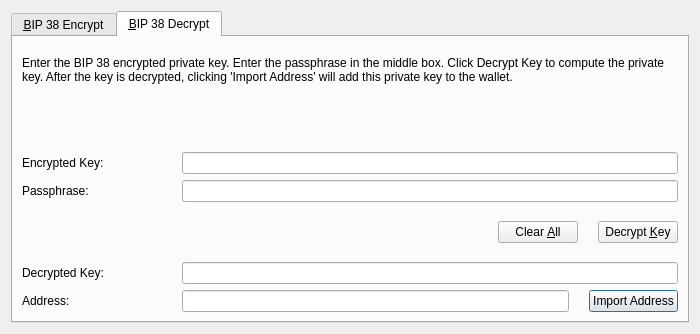
<?xml version="1.0" encoding="UTF-8"?>
<ui version="4.0">
 <class>Bip38ToolDialog</class>
 <widget class="QDialog" name="Bip38ToolDialog">
  <property name="geometry">
   <rect>
    <x>0</x>
    <y>0</y>
    <width>700</width>
    <height>334</height>
   </rect>
  </property>
  <property name="windowTitle">
   <string>BIP 38 Tool</string>
  </property>
  <property name="sizeGripEnabled">
   <bool>false</bool>
  </property>
  <property name="modal">
   <bool>true</bool>
  </property>
  <layout class="QVBoxLayout" name="verticalLayout">
   <item>
    <widget class="QTabWidget" name="tabWidget">
     <property name="minimumSize">
      <size>
       <width>150</width>
       <height>0</height>
      </size>
     </property>
     <property name="tabPosition">
      <enum>QTabWidget::North</enum>
     </property>
     <property name="tabShape">
      <enum>QTabWidget::Rounded</enum>
     </property>
     <property name="currentIndex">
      <number>1</number>
     </property>
     <widget class="QWidget" name="tabBip38Encrypt">
      <attribute name="title">
       <string>&amp;BIP 38 Encrypt</string>
      </attribute>
      <layout class="QVBoxLayout" name="verticalLayout_SM">
       <item>
        <spacer name="verticalSpacer_4">
         <property name="orientation">
          <enum>Qt::Vertical</enum>
         </property>
         <property name="sizeType">
          <enum>QSizePolicy::Fixed</enum>
         </property>
         <property name="sizeHint" stdset="0">
          <size>
           <width>20</width>
           <height>10</height>
          </size>
         </property>
        </spacer>
       </item>
       <item>
        <widget class="QLabel" name="infoLabel_ENC">
         <property name="text">
          <string>Enter a Worm Address that you would like to encrypt using BIP 38. Enter a passphrase in the middle box. Press encrypt to compute the encrypted private key.</string>
         </property>
         <property name="textFormat">
          <enum>Qt::PlainText</enum>
         </property>
         <property name="wordWrap">
          <bool>true</bool>
         </property>
        </widget>
       </item>
       <item>
        <spacer name="verticalSpacer">
         <property name="orientation">
          <enum>Qt::Vertical</enum>
         </property>
         <property name="sizeHint" stdset="0">
          <size>
           <width>20</width>
           <height>40</height>
          </size>
         </property>
        </spacer>
       </item>
       <item>
        <layout class="QHBoxLayout" name="horizontalLayout_1_ENC">
         <property name="spacing">
          <number>10</number>
         </property>
         <item>
          <widget class="QLabel" name="label_5">
           <property name="minimumSize">
            <size>
             <width>150</width>
             <height>0</height>
            </size>
           </property>
           <property name="text">
            <string>Address:</string>
           </property>
          </widget>
         </item>
         <item>
          <widget class="QValidatedLineEdit" name="addressIn_ENC">
           <property name="toolTip">
            <string>The WORM address to sign the message with</string>
           </property>
          </widget>
         </item>
         <item>
          <widget class="QToolButton" name="addressBookButton_ENC">
           <property name="toolTip">
            <string>Choose previously used address</string>
           </property>
           <property name="text">
            <string/>
           </property>
           <property name="icon">
            <iconset resource="../worm.qrc">
             <normaloff>:/icons/address-book</normaloff>:/icons/address-book</iconset>
           </property>
           <property name="shortcut">
            <string>Alt+A</string>
           </property>
          </widget>
         </item>
         <item>
          <widget class="QToolButton" name="pasteButton_ENC">
           <property name="toolTip">
            <string>Paste address from clipboard</string>
           </property>
           <property name="text">
            <string/>
           </property>
           <property name="icon">
            <iconset resource="../worm.qrc">
             <normaloff>:/icons/editpaste</normaloff>:/icons/editpaste</iconset>
           </property>
           <property name="shortcut">
            <string>Alt+P</string>
           </property>
          </widget>
         </item>
        </layout>
       </item>
       <item>
        <layout class="QHBoxLayout" name="horizontalLayout_5">
         <property name="spacing">
          <number>10</number>
         </property>
         <item>
          <widget class="QLabel" name="label_6">
           <property name="minimumSize">
            <size>
             <width>150</width>
             <height>0</height>
            </size>
           </property>
           <property name="text">
            <string>Passphrase: </string>
           </property>
          </widget>
         </item>
         <item>
          <widget class="QLineEdit" name="passphraseIn_ENC">
           <property name="echoMode">
            <enum>QLineEdit::Password</enum>
           </property>
          </widget>
         </item>
        </layout>
       </item>
       <item>
        <layout class="QHBoxLayout" name="horizontalLayout_2_ENC">
         <property name="spacing">
          <number>10</number>
         </property>
         <item>
          <widget class="QLabel" name="encryptedKeyLabel_ENC">
           <property name="minimumSize">
            <size>
             <width>150</width>
             <height>0</height>
            </size>
           </property>
           <property name="text">
            <string>Encrypted Key:</string>
           </property>
           <property name="textFormat">
            <enum>Qt::PlainText</enum>
           </property>
          </widget>
         </item>
         <item>
          <widget class="QLineEdit" name="encryptedKeyOut_ENC">
           <property name="font">
            <font>
             <italic>true</italic>
            </font>
           </property>
           <property name="readOnly">
            <bool>true</bool>
           </property>
          </widget>
         </item>
         <item>
          <widget class="QToolButton" name="copyKeyButton_ENC">
           <property name="toolTip">
            <string>Copy the current signature to the system clipboard</string>
           </property>
           <property name="text">
            <string/>
           </property>
           <property name="icon">
            <iconset resource="../worm.qrc">
             <normaloff>:/icons/editcopy</normaloff>:/icons/editcopy</iconset>
           </property>
          </widget>
         </item>
        </layout>
       </item>
       <item>
        <layout class="QHBoxLayout" name="horizontalLayout_3_ENC">
         <property name="spacing">
          <number>20</number>
         </property>
         <item>
          <spacer name="horizontalSpacer_1_ENC">
           <property name="orientation">
            <enum>Qt::Horizontal</enum>
           </property>
           <property name="sizeHint" stdset="0">
            <size>
             <width>40</width>
             <height>48</height>
            </size>
           </property>
          </spacer>
         </item>
         <item>
          <widget class="QLabel" name="statusLabel_ENC">
           <property name="font">
            <font>
             <weight>75</weight>
             <bold>true</bold>
            </font>
           </property>
           <property name="text">
            <string/>
           </property>
           <property name="wordWrap">
            <bool>true</bool>
           </property>
          </widget>
         </item>
         <item>
          <spacer name="horizontalSpacer_2_ENC">
           <property name="orientation">
            <enum>Qt::Horizontal</enum>
           </property>
           <property name="sizeHint" stdset="0">
            <size>
             <width>40</width>
             <height>48</height>
            </size>
           </property>
          </spacer>
         </item>
         <item>
          <widget class="QPushButton" name="clearButton_ENC">
           <property name="toolTip">
            <string>Reset all sign message fields</string>
           </property>
           <property name="text">
            <string>Clear &amp;All</string>
           </property>
           <property name="icon">
            <iconset resource="../worm.qrc">
             <normaloff>:/icons/remove</normaloff>:/icons/remove</iconset>
           </property>
           <property name="autoDefault">
            <bool>false</bool>
           </property>
          </widget>
         </item>
         <item>
          <widget class="QPushButton" name="encryptKeyButton_ENC">
           <property name="toolTip">
            <string>Sign the message to prove you own this WORM address</string>
           </property>
           <property name="text">
            <string>Encrypt &amp;Key</string>
           </property>
           <property name="icon">
            <iconset resource="../worm.qrc">
             <normaloff>:/icons/edit</normaloff>:/icons/edit</iconset>
           </property>
           <property name="autoDefault">
            <bool>false</bool>
           </property>
          </widget>
         </item>
        </layout>
       </item>
      </layout>
     </widget>
     <widget class="QWidget" name="tabBip38Decrypt">
      <attribute name="title">
       <string>&amp;BIP 38 Decrypt</string>
      </attribute>
      <layout class="QVBoxLayout" name="verticalLayout_VM">
       <item>
        <spacer name="verticalSpacer_3">
         <property name="orientation">
          <enum>Qt::Vertical</enum>
         </property>
         <property name="sizeType">
          <enum>QSizePolicy::Fixed</enum>
         </property>
         <property name="sizeHint" stdset="0">
          <size>
           <width>20</width>
           <height>10</height>
          </size>
         </property>
        </spacer>
       </item>
       <item>
        <widget class="QLabel" name="infoLabel_DEC">
         <property name="text">
          <string>Enter the BIP 38 encrypted private key. Enter the passphrase in the middle box. Click Decrypt Key to compute the private key. After the key is decrypted, clicking 'Import Address' will add this private key to the wallet.</string>
         </property>
         <property name="textFormat">
          <enum>Qt::PlainText</enum>
         </property>
         <property name="alignment">
          <set>Qt::AlignLeading|Qt::AlignLeft|Qt::AlignTop</set>
         </property>
         <property name="wordWrap">
          <bool>true</bool>
         </property>
        </widget>
       </item>
       <item>
        <spacer name="verticalSpacer_2">
         <property name="orientation">
          <enum>Qt::Vertical</enum>
         </property>
         <property name="sizeHint" stdset="0">
          <size>
           <width>20</width>
           <height>40</height>
          </size>
         </property>
        </spacer>
       </item>
       <item>
        <layout class="QHBoxLayout" name="horizontalLayout_3">
         <property name="spacing">
          <number>10</number>
         </property>
         <item>
          <widget class="QLabel" name="label_2">
           <property name="minimumSize">
            <size>
             <width>150</width>
             <height>0</height>
            </size>
           </property>
           <property name="text">
            <string>Encrypted Key:</string>
           </property>
          </widget>
         </item>
         <item>
          <widget class="QValidatedLineEdit" name="encryptedKeyIn_DEC">
           <property name="toolTip">
            <string>The WORM address the message was signed with</string>
           </property>
          </widget>
         </item>
        </layout>
       </item>
       <item>
        <layout class="QHBoxLayout" name="horizontalLayout">
         <property name="spacing">
          <number>10</number>
         </property>
         <item>
          <widget class="QLabel" name="label">
           <property name="minimumSize">
            <size>
             <width>150</width>
             <height>0</height>
            </size>
           </property>
           <property name="text">
            <string>Passphrase: </string>
           </property>
          </widget>
         </item>
         <item>
          <widget class="QLineEdit" name="passphraseIn_DEC">
           <property name="echoMode">
            <enum>QLineEdit::Password</enum>
           </property>
          </widget>
         </item>
        </layout>
       </item>
       <item>
        <layout class="QHBoxLayout" name="horizontalLayout_2_DEC">
         <property name="spacing">
          <number>20</number>
         </property>
         <item>
          <spacer name="horizontalSpacer_1_DEC">
           <property name="orientation">
            <enum>Qt::Horizontal</enum>
           </property>
           <property name="sizeHint" stdset="0">
            <size>
             <width>40</width>
             <height>48</height>
            </size>
           </property>
          </spacer>
         </item>
         <item>
          <widget class="QLabel" name="statusLabel_DEC">
           <property name="font">
            <font>
             <weight>75</weight>
             <bold>true</bold>
            </font>
           </property>
           <property name="text">
            <string/>
           </property>
           <property name="wordWrap">
            <bool>true</bool>
           </property>
          </widget>
         </item>
         <item>
          <spacer name="horizontalSpacer_2_DEC">
           <property name="orientation">
            <enum>Qt::Horizontal</enum>
           </property>
           <property name="sizeHint" stdset="0">
            <size>
             <width>40</width>
             <height>48</height>
            </size>
           </property>
          </spacer>
         </item>
         <item>
          <widget class="QPushButton" name="clearButton_DEC">
           <property name="toolTip">
            <string>Reset all verify message fields</string>
           </property>
           <property name="text">
            <string>Clear &amp;All</string>
           </property>
           <property name="icon">
            <iconset resource="../worm.qrc">
             <normaloff>:/icons/remove</normaloff>:/icons/remove</iconset>
           </property>
           <property name="autoDefault">
            <bool>false</bool>
           </property>
          </widget>
         </item>
         <item>
          <widget class="QPushButton" name="decryptKeyButton_DEC">
           <property name="toolTip">
            <string>Verify the message to ensure it was signed with the specified WORM address</string>
           </property>
           <property name="text">
            <string>Decrypt &amp;Key</string>
           </property>
           <property name="icon">
            <iconset resource="../worm.qrc">
             <normaloff>:/icons/key</normaloff>:/icons/key</iconset>
           </property>
           <property name="autoDefault">
            <bool>false</bool>
           </property>
          </widget>
         </item>
        </layout>
       </item>
       <item>
        <layout class="QHBoxLayout" name="horizontalLayout_2">
         <property name="spacing">
          <number>10</number>
         </property>
         <item>
          <widget class="QLabel" name="label_3">
           <property name="minimumSize">
            <size>
             <width>150</width>
             <height>0</height>
            </size>
           </property>
           <property name="text">
            <string>Decrypted Key:</string>
           </property>
          </widget>
         </item>
         <item>
          <widget class="QValidatedLineEdit" name="decryptedKeyOut_DEC"/>
         </item>
        </layout>
       </item>
       <item>
        <layout class="QHBoxLayout" name="horizontalLayout_4">
         <property name="spacing">
          <number>10</number>
         </property>
         <item>
          <widget class="QLabel" name="label_4">
           <property name="minimumSize">
            <size>
             <width>150</width>
             <height>0</height>
            </size>
           </property>
           <property name="text">
            <string>Address:</string>
           </property>
          </widget>
         </item>
         <item>
          <widget class="QLineEdit" name="addressOut_DEC"/>
         </item>
         <item>
          <spacer name="horizontalSpacer">
           <property name="orientation">
            <enum>Qt::Horizontal</enum>
           </property>
           <property name="sizeType">
            <enum>QSizePolicy::Fixed</enum>
           </property>
           <property name="sizeHint" stdset="0">
            <size>
             <width>10</width>
             <height>20</height>
            </size>
           </property>
          </spacer>
         </item>
         <item>
          <widget class="QPushButton" name="importAddressButton_DEC">
           <property name="text">
            <string>Import Address</string>
           </property>
          </widget>
         </item>
        </layout>
       </item>
      </layout>
     </widget>
    </widget>
   </item>
  </layout>
 </widget>
 <customwidgets>
  <customwidget>
   <class>QValidatedLineEdit</class>
   <extends>QLineEdit</extends>
   <header>qvalidatedlineedit.h</header>
  </customwidget>
 </customwidgets>
 <resources>
  <include location="../worm.qrc"/>
 </resources>
 <connections/>
</ui>
